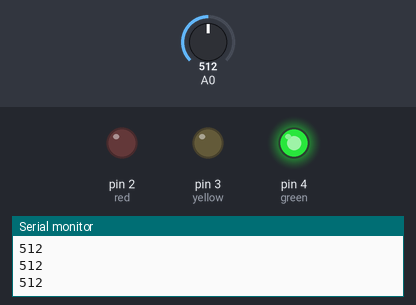
Bench run of a sketch on a simulated Arduino Uno, built with avr-gcc and run on an emulated ATmega328P. Shown: output pins drawn as LEDs (lit = HIGH), the last lines printed to the serial monitor. Inputs (shaded band) come from the test bench; at power-on: A0 = 512.

Above: at 2.7 s.
2.8 s: A0 set to 584
4.3 s: A0 set to 612
At 5.5 s:
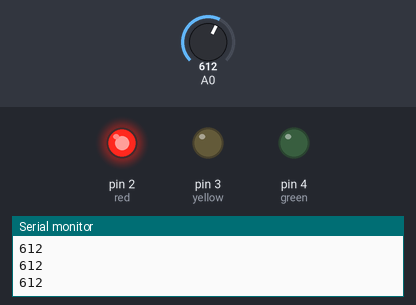
5.8 s: A0 set to 190
At 7.0 s:
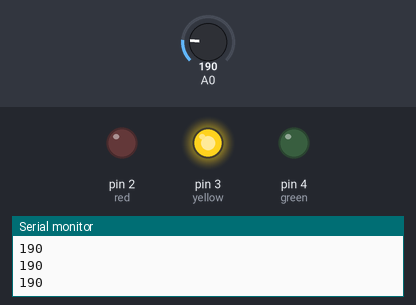
7.3 s: A0 set to 213
At 8.5 s:
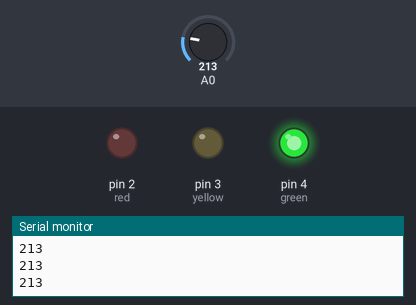
8.8 s: A0 set to 122
At 10.2 s:
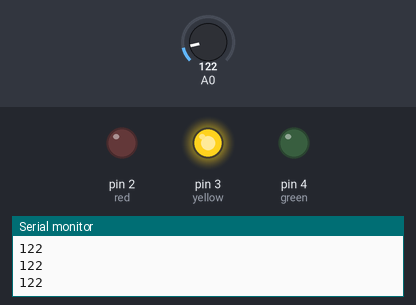
Timing chart, 0 to 11.3 s (numbered marks = the images above; inputs shaded):
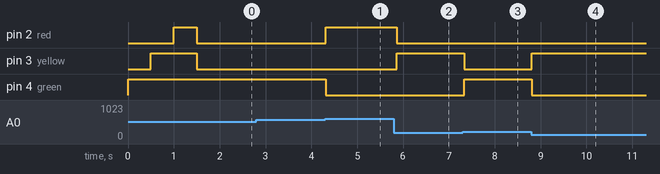

Measured:
- the behaviour switches between 600 and 601 on A0 (found by bisection; images 0 and 1)
- the behaviour switches between 200 and 201 on A0 (found by bisection; images 2 and 3)
- after the input at 4.3 s, pin 2 (red): LOW → HIGH at once; pin 4 (green): HIGH → LOW at once
- after the input at 5.8 s, pin 2 (red): HIGH → LOW after 0.06 s; pin 3 (yellow): LOW → HIGH after 0.06 s
- after the input at 7.3 s, pin 3 (yellow): HIGH → LOW at once; pin 4 (green): LOW → HIGH at once
- after the input at 8.8 s, pin 3 (yellow): LOW → HIGH at once; pin 4 (green): HIGH → LOW at once

The sketch:

liedetector.ino
```cpp
const int green = 4;
const int yellow = 3;
const int red = 2;

int conductivity = 0;


void setup()
{
  Serial.begin(9600);
  pinMode(red, OUTPUT);
  pinMode(yellow, OUTPUT);
  pinMode(green, OUTPUT);
  digitalWrite(green, HIGH);
  delay(500);
  digitalWrite(yellow, HIGH);
  delay(500);
  digitalWrite(red, HIGH);
  delay(500);
}

void loop()
{
  conductivity = analogRead(A0);
  if (conductivity > 600)
  {
    digitalWrite(red, HIGH);
    digitalWrite(green, LOW);
    digitalWrite(yellow, LOW);
    delay(50);
  }
  /*else
  {
    digitalWrite(green, LOW);
    delay(500);
  }*/
  else if (conductivity > 200)
  {
    digitalWrite(green, HIGH);
    digitalWrite(red, LOW);
    digitalWrite(yellow, LOW);
    delay(50);
  }
  /*else
  {
    digitalWrite(red, LOW);
    delay(50);
  }*/
  else if (conductivity > 45)
  {
    digitalWrite(yellow, HIGH);
    digitalWrite(red, LOW);
    digitalWrite(green, LOW);
    delay(50);
  }
  /*else
  {
    digitalWrite(yellow, LOW);
    delay(50);
  }*/

  Serial.println(conductivity);
  delay(20);
}
```
